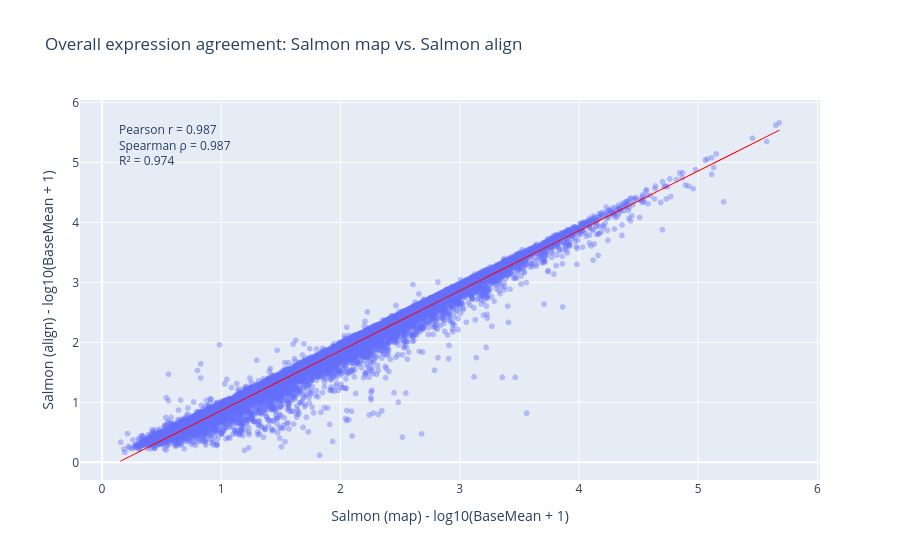

Notebook code for this chart:
### Markdown cell above
Salmon map vs. STAR + Salmon align

### Code cell
x = merged_bm["log10_baseMean_Salmon_map"]
y = merged_bm["log10_baseMean_Salmon_align"]

pearson_r, _ = pearsonr(x, y)
spearman_r, _ = spearmanr(x, y)
r2 = pearson_r ** 2

fig = px.scatter(
    merged_bm,
    x="log10_baseMean_Salmon_map",
    y="log10_baseMean_Salmon_align",
    opacity=0.4,
    trendline="ols",
    hover_name="transcript_id",
    labels={
        "log10_baseMean_Salmon_map": "Salmon (map) - log10(BaseMean + 1)",
        "log10_baseMean_Salmon_align": "Salmon (align) - log10(BaseMean + 1)"
    },
    title="Overall expression agreement: Salmon map vs. Salmon align"
)

fig.add_annotation(
    x=0.05,
    y=0.95,
    xref="paper",
    yref="paper",
    showarrow=False,
    align="left",
    text=(
        f"Pearson r = {pearson_r:.3f}<br>"
        f"Spearman ρ = {spearman_r:.3f}<br>"
        f"R² = {r2:.3f}"
    )
)

fig.update_traces(
    line=dict(color="red", width=1),
    selector=dict(mode="lines")
)

fig.show()

print("Salmon map vs Salmon align")
print(f"  Pearson r  = {pearson_r:.3f}")
print(f"  Spearman ρ = {spearman_r:.3f}")
print(f"  R²         = {r2:.3f}\n")

### Figure 1 — Plotly figure (JSON) as saved in the notebook; plotly's stock layout.template omitted (floating-point values rounded to 4 significant figures; data arrays with more than 128 entries replaced by an {"elided": "..."} marker saying what was removed)
{"data": [{"hovertemplate": "<b>%{hovertext}</b><br><br>Salmon (map) - log10(BaseMean + 1)=%{x}<br>Salmon (align) - log10(BaseMean + 1)=%{y}<extra></extra>", "hovertext": {"elided": "14840 str values"}, "legendgroup": "", "marker": {"color": "#636efa", "opacity": 0.4, "symbol": "circle"}, "mode": "markers", "name": "", "showlegend": false, "type": "scattergl", "x": {"elided": "14840 float values"}, "xaxis": "x", "y": {"elided": "14840 float values"}, "yaxis": "y"}, {"hovertemplate": "<b>OLS trendline</b><br>log10_baseMean_Salmon_align = 0.998567 * log10_baseMean_Salmon_map + -0.134647<br>R<sup>2</sup>=0.973548<br><br>Salmon (map) - log10(BaseMean + 1)=%{x}<br>Salmon (align) - log10(BaseMean + 1)=%{y} <b>(trend)</b><extra></extra>", "legendgroup": "", "line": {"color": "red", "width": 1}, "marker": {"color": "#636efa", "symbol": "circle"}, "mode": "lines", "name": "", "showlegend": false, "type": "scattergl", "x": {"elided": "14840 float values"}, "xaxis": "x", "y": {"elided": "14840 float values"}, "yaxis": "y"}], "layout": {"annotations": [{"align": "left", "showarrow": false, "text": "Pearson r = 0.987<br>Spearman ρ = 0.987<br>R² = 0.974", "x": 0.05, "xref": "paper", "y": 0.95, "yref": "paper"}], "legend": {"tracegroupgap": 0}, "title": {"text": "Overall expression agreement: Salmon map vs. Salmon align"}, "xaxis": {"anchor": "y", "domain": [0, 1], "title": {"text": "Salmon (map) - log10(BaseMean + 1)"}}, "yaxis": {"anchor": "x", "domain": [0, 1], "title": {"text": "Salmon (align) - log10(BaseMean + 1)"}}}}
